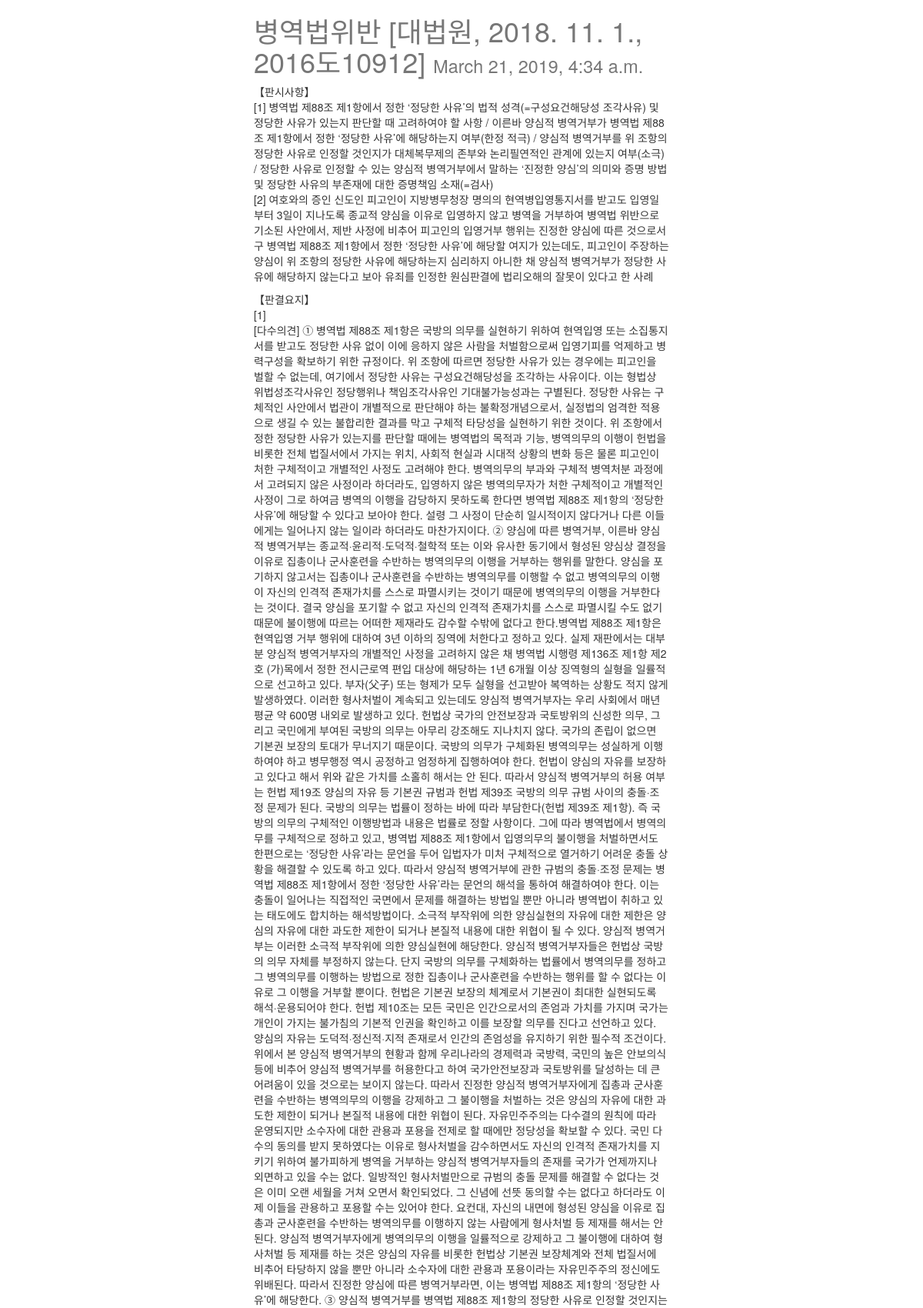
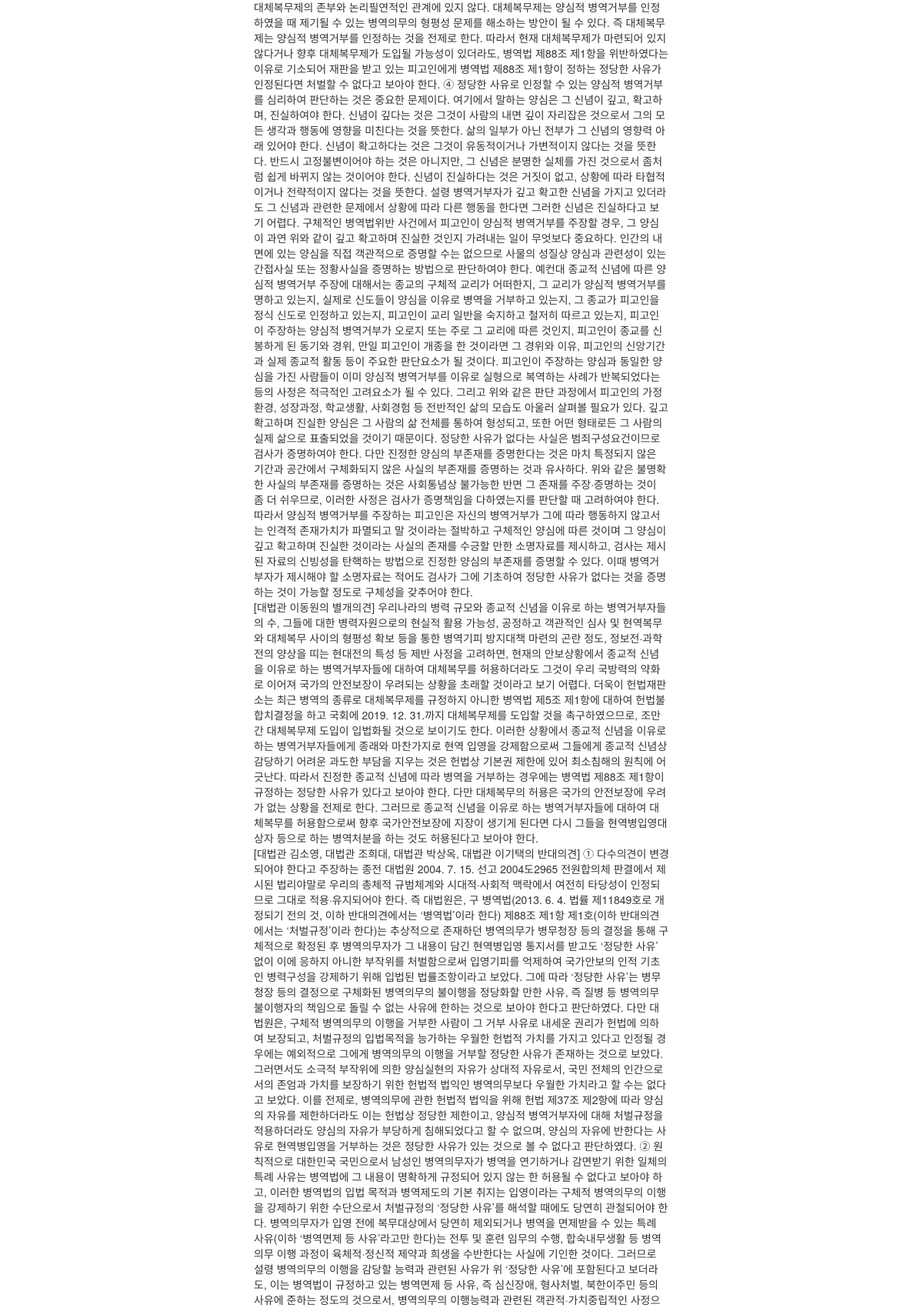
Page /posts/17/ (upper part) on the committed database (2 pictures, top to bottom).
### posts/models.py (models this page shows, shortened)
class Post(models.Model):
    title = models.CharField(max_length=120)
    image = models.ImageField(upload_to=upload_location,
            null=True, blank=True,
            width_field='width_field',
            height_field='height_field')
    height_field = models.IntegerField(default=0)
    width_field = models.IntegerField(default=0)
    content = models.TextField()
    updated = models.DateTimeField(auto_now=True, auto_now_add=False)
    timestamp = models.DateTimeField(auto_now=False, auto_now_add=True)
    class Meta:
        ordering = ["-timestamp", "-updated"]

### posts/views.py (the view)
# urls.py: url(r'^(?P<id>\d+)/$', post_detail, name='detail'),
def post_detail(request, id=None):
	instance = get_object_or_404(Post, id=id)
	context = {
		"title": instance.title,
		"instance": instance,
	}
	return render(request, "post_detail.html", context)

### templates/post_detail.html (shortened to what this page needs)
{% extends "base.html" %}
{% block content %}
<div class="col-sm-6 col-sm-offset-3">
<h1>{{ title }} <small>{{ instance.timestamp }}</small></h1>
{{ instance.content|linebreaks }}<br/>
</div>
{% endblock content %}

### static/css/base.css (style rules this page uses)
h1 { color: #777777; }

### rows in the picture
Post: title "병역법위반 [대법원, 2018. 11. 1., 2016도10912]", timestamp "March 21, 2019, 4:34 a.m.", content "【판시사항】 [1] 병역법 제88조 제1항에서 정한 ‘정당한 사유’의 법적 성격(=구성요건해당성 조각사유) 및 정당한 사유가 있는지 판단할 때 고려하여야 할 사항 / 이른바 양심적 병역거부가 병역법 제88조 제1항에서 정한 ‘정당한 사유’에 해당하는지 여부(한정 적극) / 양심적 병역거부를 위 조항의 정당한 사유로 인정할 것인지가 대체복무제의 존부와 논리필연적인 관계에 있는지 여부(소극) / 정당한 사유로 인정할 수 있는 양심적 병역거부에서 말하는 ‘진정한 양심’의 의미와 증명 방법 및 정당한 사유의 부존재에 대한 증명책임 소재(=검사) [2] 여호와의 증인 신도인 피고인이 지방병무청장 명의의 현역병입영통지서를 받고도 입영일부터 3일이 지나도록 종교적 양심을 이유로 입영하지 않고 병역을 거부하여 병역법 위반으로 기소된 사안에서, 제반 사정에 비추어 피고인의 입영거부 행위는 진정한 양심에 따른 것으로서 구 병역법 제88조 제1항에서 정한 ‘정당한 사유’에 해당할 여지가 있는데도, 피고인이 주장하는 양심이 위 조항의 정당한 사유에 해당하는지 심리하지 아니한 채 양심적 병역거부가 정당한 사유에 해당하지 않는다고 보아 유죄를 인정한 원심판결에 법리오해의 잘못이 있다고 한 사례 【판결요지】 [1] [다수의견] ① 병역법 제88조 제1항은 국방의 의무를 실현하기 위하여 현역입영 또는 소집통지서를 받고도 정당한 사유 없이 이에 응하지 않은…"
